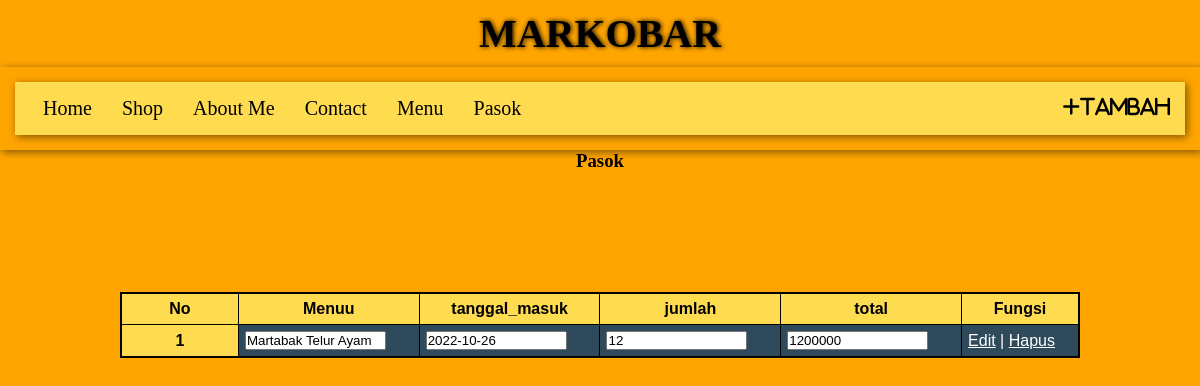
The app's page /Posttest7/pasok/view.php (signed in) with its own data.
### tables this page shows
CREATE TABLE `pasok` (
  `id_pasok` int(11) NOT NULL,
  `id_menu` int(11) NOT NULL,
  `tanggal_masuk` date NOT NULL,
  `jumlah` int(11) NOT NULL,
  `total` float NOT NULL
);

CREATE TABLE `menu` (
  `id_menu` int(11) NOT NULL,
  `nama_menu` varchar(32) NOT NULL,
  `harga_menu` float NOT NULL,
  `stok` int(11) NOT NULL
);

### Posttest7/pasok/view.php (the view, shortened to what this page needs)
<?php
    include "../menu_utama.php";
?>
<!DOCTYPE html>
<html lang="en">
<head>
</head>
<body class="body">
<form action="" method="POST">
        <h3 align="center">Pasok</h3>
        <table align="center" border="0" class="table">
            <tr>
                <th>No</th>
                <th>Menuu</th>
                <th>tanggal_masuk</th>
                <th>jumlah</th>
                <th>total</th>
                <th>Fungsi</th>
            </tr>
                <?php
                $no = 1;
                $tablepasok = mysqli_query($connect, "SELECT * FROM pasok");
                while($rowpasok = mysqli_fetch_array($tablepasok)){
                    $idMenu      = $rowpasok['id_menu'];
                    $tablebarang   =mysqli_query($connect, "SELECT * FROM menu WHERE id_menu='$idMenu'");
                    $rowMenu    =mysqli_fetch_array($tablebarang);
                ?>
            <tr>
                <th><?= $no++ ?></th>
                <td><input type="text" size="15" readonly value="<?= $rowMenu['nama_menu'] ?>"></td>
                <td><input type="text" size="15" readonly value="<?= $rowpasok['tanggal_masuk'] ?>"></td>
                <td><input type="text" size="15" readonly value="<?= $rowpasok['jumlah'] ?>"></td>
                <td><input type="text" size="15" readonly value="<?= $rowpasok['total'] ?>"></td>
                <td><a href="update.php?id=<?= $rowMenu['id_menu']?>">Edit</a> | <a href="delete.php?id=<?= $rowMenu['id_menu'] ?>">Hapus</a></td>
            </tr>
                <?php } ?>
        </table>
        </form>
    <br>
    <br>
</body>
</html>

### Posttest7/menu_utama.php (style rules this page uses)
* { box-sizing: border-box; }
body { background-color: orange; background-size: 100% 100%; margin: 0px; }

### Posttest7/pasok/view.php (style rules this page uses)
* { margin: 0; padding: 0; }
table th { text-align: center; background-color: #ffdb4f; color: black; }
table { font-family: "Trebuchet MS", Arial, Helvetica, sans-serif; border-collapse: collapse; width: 80%; margin-top: 10%; margin-left: auto; margin-right: auto; border: 2px solid black; }
table td, table th { border: 1px solid black; padding: 6px; width: 100px; }
table tr td a { color: white; }
table tr:nth-child(even) { background-color: #2f4b5b; color: white; }
table tr:nth-child(odd) { background-color: #2f4b5b; color: white; }

### records on screen
pasok: id_menu.nama_menu "Martabak Telur Ayam", tanggal_masuk "2022-10-26", jumlah "12", total "1200000"
